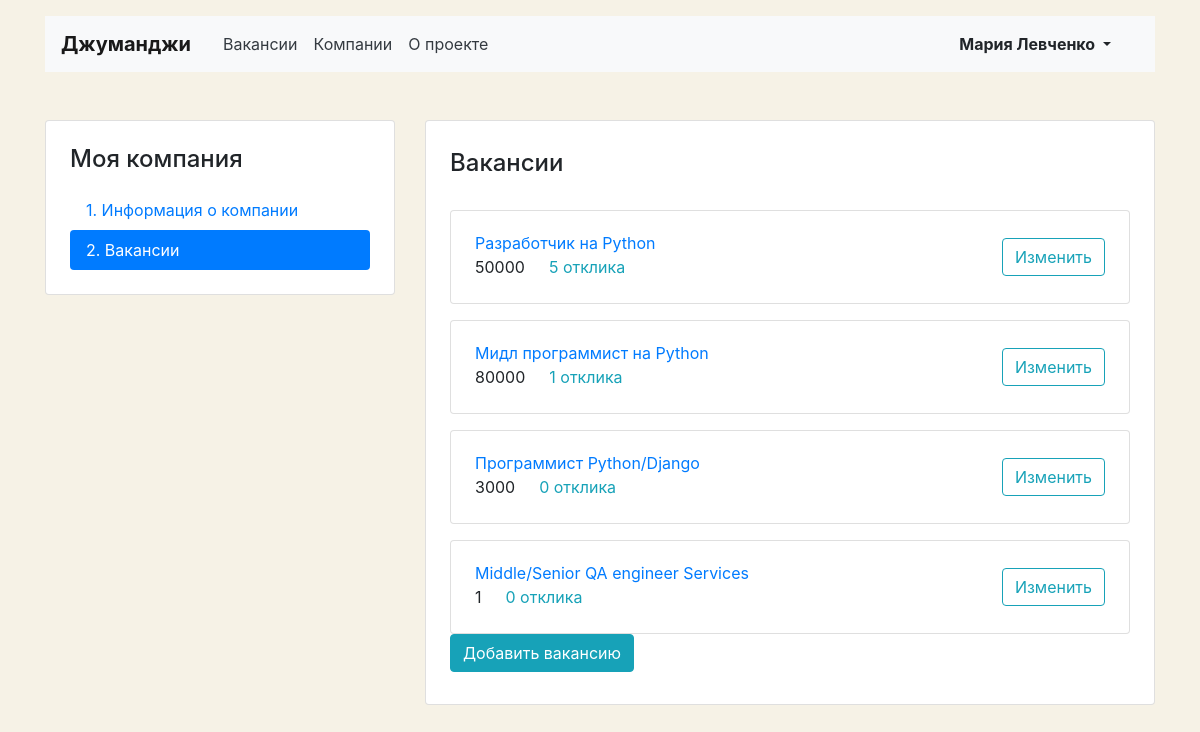
Before: /mycompany/vacancy-list (signed in) with the older database file.
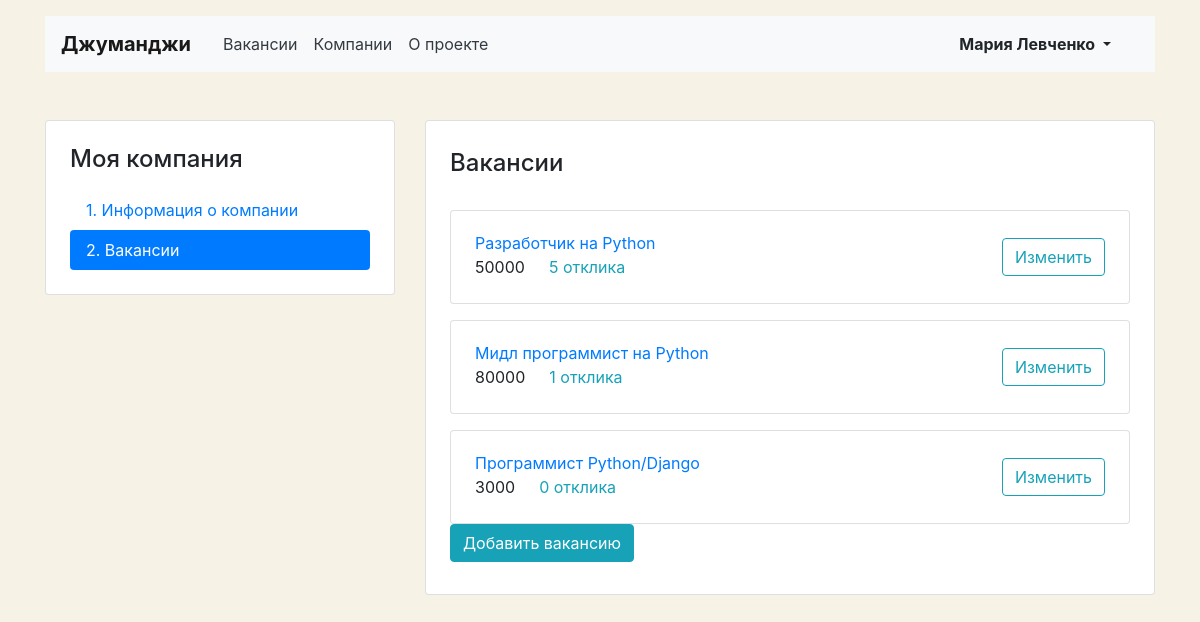
After: the same page with the newer database file.
### vacancies/models.py (models this page shows, shortened)
class Vacancy(models.Model):
    title = models.CharField(max_length=40, blank=True, null=True, verbose_name='Название вакансии')
    specialty = models.ForeignKey(
        Specialty,
        related_name='vacancies',
        on_delete=models.CASCADE,
        verbose_name='Специализация')
    company = models.ForeignKey(
        Company,
        related_name='vacancies',
        on_delete=models.CASCADE,
        verbose_name='Название компании')
    skills = models.CharField(
        max_length=1000,
        blank=True,
        null=True,
        verbose_name='Требуемые навыки')
    description = models.CharField(
        max_length=10000,
        blank=True, null=True,
        verbose_name='Описание вакансии')
    salary_min = models.IntegerField(verbose_name='Зарплата от')
    salary_max = models.IntegerField(verbose_name='Зарплата до')
    published_at = models.DateTimeField(auto_now=True)

### vacancies/views.py (the view)
# urls.py: path('mycompany/vacancy-list', views.MyVacancyListView.as_view(), name='my_vacancies'),
class MyVacancyListView(ListView):
    model = Vacancy
    template_name = 'vacancy-list.html'
    def get_queryset(self):
        vacancies = super().get_queryset()
        vacancies = Vacancy.objects.filter(company__owner=self.request.user.id)
        return vacancies

### templates/vacancy-list.html
{% extends 'personal_base.html' %}
{% block content %}
  <main class="container mt-3 pb-5">
    <div class="row mt-5">
      <div class="col-12 col-lg-4">
        <aside class="pt-3 pb-4 px-4 mb-5 card">
          <h1 class="h4 pt-2 pb-2">Моя компания</h1>
          <div class="nav flex-column nav-pills" id="v-pills-tab" role="tablist" aria-orientation="vertical">
            <a class="nav-link" href="{% url 'vacancies:mycompany' %}">1. Информация о&nbsp;компании</a>
            <a class="nav-link active" href="#">2. Вакансии</a>
          </div>
        </aside>
      </div>
      <div class="col-12 col-lg-8">
        <div class="card">
          <div class="card-body px-4 pb-4">
            <section class="tab-pane fade show active">
              <h2 class="h4 pt-2 pb-3">Вакансии</h2>
              {% for vacancy in object_list %}
              <div class="card mt-3">
                <div class="card-body px-4">
                  <div class="row align-items-center">
                    <div class="col-6 col-lg-8">
                      <a href="{% url 'vacancies:vacancy' vacancy.id %}" class="mb-1"> {{ vacancy.title }}</a>
                      <p class="mb-1">
                        <span class="mr-4">{{ vacancy.salary_min }}</span><a href="" class="text-info">{{ vacancy.applications.count }} отклика</a>
                      </p>
                    </div>
                    <div class="col-6 col-lg-4 text-right">
                      <a href="{% url 'vacancies:vacancy-edit' vacancy.id %}" class="btn btn-outline-info">Изменить</a>
                    </div>
                  </div>
                </div>
              </div>
              {% endfor %}
              <a href="{% url 'vacancies:vacancy-create' %}" class="btn btn-info mb-2">Добавить вакансию</a>
            </section>
          </div>
        </div>
      </div>
    </div>
  </main>
{% endblock %}

Changed rows visible on the page:
no longer on this page (row edited): Vacancy: title "Middle/Senior QA engineer Services", salary_min "1", applications.count "0"
